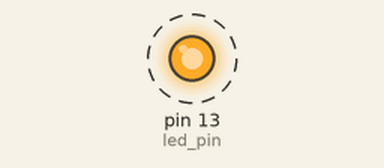
This sketch was run on a simulated Arduino Uno, built with avr-gcc and run on an emulated ATmega328P. Parts: output pins drawn as LEDs (lit = HIGH). Dashed ring = blinking.

Above: at 0.05 s.
Timing chart, 0 to 3.0 s (numbered marks = the images above):
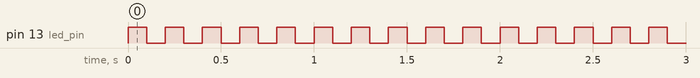

Measured:
- by itself, pin 13 (led_pin): alternates HIGH for 0.10 s and LOW for 0.10 s

The sketch:

blink.ino
```cpp
const int led_pin =  13;

int led_state = LOW;

long interval = 1000;

void setup() {
    pinMode(led_pin, OUTPUT);
}

void loop()
{
    while(true)
    {
        digitalWrite(led_pin, HIGH);
        delay(100);
        digitalWrite(led_pin, LOW);
        delay(100);
    }
}
```
